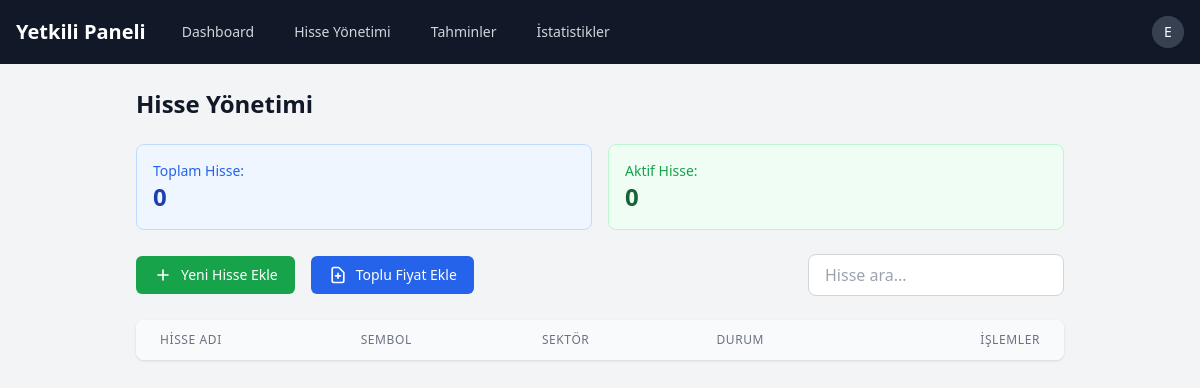
The page /stocks/ (signed in) on the database as committed earlier.
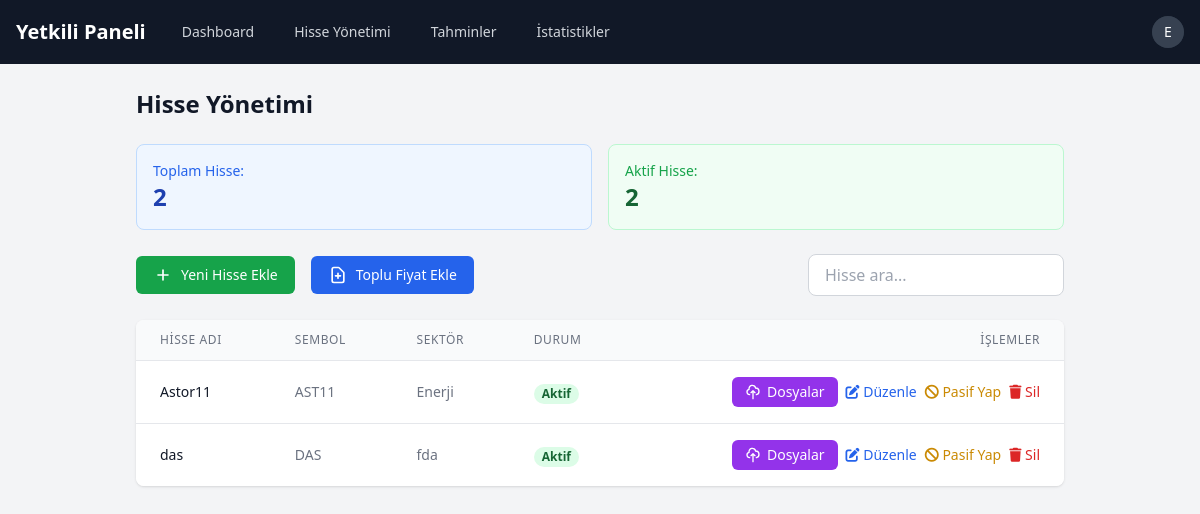
The same page on the database as committed later.
### Tahmin/models.py (models this page shows, shortened)
class Stock(models.Model):
    name = models.CharField(max_length=100, verbose_name="Hisse Adı")
    symbol = models.CharField(max_length=10, unique=True, verbose_name="Hisse Sembolü")
    description = models.TextField(null=True, blank=True, verbose_name="Açıklama")
    sector = models.CharField(max_length=100, null=True, blank=True, verbose_name="Sektör")
    created_at = models.DateTimeField(auto_now_add=True, verbose_name="Oluşturulma Tarihi")
    updated_at = models.DateTimeField(auto_now=True, verbose_name="Güncellenme Tarihi")
    is_active = models.BooleanField(default=True, verbose_name="Aktif mi?")
    class Meta:
        verbose_name = "Hisse"
        verbose_name_plural = "Hisseler"
        ordering = ['symbol']

### Tahmin/views.py (the view)
# urls.py: path('stocks/', views.stock_management, name='stock_management'),
@login_required
@user_passes_test(is_staff_user)
def stock_management(request):
    stocks = Stock.objects.all().order_by('symbol')
    context = {
        'stocks': stocks,
        'total_stocks': stocks.count(),
        'active_stocks': stocks.filter(is_active=True).count(),
    }
    return render(request, 'Tahmin/stock_management.html', context)

### Tahmin/views.py (called while the page is built)
def is_staff_user(user):
    return user.is_staff

### Tahmin/templates/Tahmin/stock_management.html (shortened to what this page needs)
{% extends 'Tahmin/admin_base.html' %}
{% block content %}
<div class="container mx-auto px-4 sm:px-6 lg:px-8">
    <h1 class="text-2xl font-semibold text-gray-900 mb-6">Hisse Yönetimi</h1>
    <div class="grid grid-cols-1 md:grid-cols-2 gap-4 mb-6">
        <div class="bg-blue-50 rounded-lg p-4 border border-blue-200">
            <div class="text-sm text-blue-600">Toplam Hisse:</div>
            <div class="text-2xl font-bold text-blue-800">{{ total_stocks }}</div>
        </div>
        <div class="bg-green-50 rounded-lg p-4 border border-green-200">
            <div class="text-sm text-green-600">Aktif Hisse:</div>
            <div class="text-2xl font-bold text-green-800">{{ active_stocks }}</div>
        </div>
    </div>
    <div class="flex justify-between items-center mb-6">
        <div class="flex space-x-4">
            <button onclick="showAddModal()" class="inline-flex items-center px-4 py-2 border border-transparent text-sm font-medium rounded-md text-white bg-green-600 hover:bg-green-700 focus:outline-none focus:ring-2 focus:ring-offset-2 focus:ring-green-500">
                <svg class="mr-2 h-5 w-5" fill="none" stroke="currentColor" viewBox="0 0 24 24">
                    <path stroke-linecap="round" stroke-linejoin="round" stroke-width="2" d="M12 6v6m0 0v6m0-6h6m-6 0H6"/>
                </svg>
                Yeni Hisse Ekle
            </button>
            <a href="{% url 'bulk_add_stock_prices' %}" class="inline-flex items-center px-4 py-2 border border-transparent text-sm font-medium rounded-md text-white bg-blue-600 hover:bg-blue-700 focus:outline-none focus:ring-2 focus:ring-offset-2 focus:ring-blue-500">
                <svg class="mr-2 h-5 w-5" fill="none" stroke="currentColor" viewBox="0 0 24 24">
                    <path stroke-linecap="round" stroke-linejoin="round" stroke-width="2" d="M9 13h6m-3-3v6m5 5H7a2 2 0 01-2-2V5a2 2 0 012-2h5.586a1 1 0 01.707.293l5.414 5.414a1 1 0 01.293.707V19a2 2 0 01-2 2z"/>
                </svg>
                Toplu Fiyat Ekle
            </a>
        </div>
        <div class="relative">
            <input type="text" id="search" placeholder="Hisse ara..." class="w-64 px-4 py-2 rounded-lg border border-gray-300 focus:outline-none focus:ring-2 focus:ring-blue-500 focus:border-blue-500">
        </div>
    </div>
    <div class="bg-white shadow overflow-hidden sm:rounded-lg">
        <table class="min-w-full divide-y divide-gray-200">
            <thead class="bg-gray-50">
                <tr>
                    <th scope="col" class="px-6 py-3 text-left text-xs font-medium text-gray-500 uppercase tracking-wider">Hisse Adı</th>
                    <th scope="col" class="px-6 py-3 text-left text-xs font-medium text-gray-500 uppercase tracking-wider">Sembol</th>
                    <th scope="col" class="px-6 py-3 text-left text-xs font-medium text-gray-500 uppercase tracking-wider">Sektör</th>
                    <th scope="col" class="px-6 py-3 text-left text-xs font-medium text-gray-500 uppercase tracking-wider">Durum</th>
                    <th scope="col" class="px-6 py-3 text-right text-xs font-medium text-gray-500 uppercase tracking-wider">İşlemler</th>
                </tr>
            </thead>
            <tbody class="bg-white divide-y divide-gray-200">
                {% for stock in stocks %}
                <tr>
                    <td class="px-6 py-4 whitespace-nowrap text-sm font-medium text-gray-900">{{ stock.name }}</td>
                    <td class="px-6 py-4 whitespace-nowrap text-sm text-gray-500">{{ stock.symbol }}</td>
                    <td class="px-6 py-4 whitespace-nowrap text-sm text-gray-500">{{ stock.sector|default:"-" }}</td>
                    <td class="px-6 py-4 whitespace-nowrap">
                        <span class="px-2 inline-flex text-xs leading-5 font-semibold rounded-full {% if stock.is_active %}bg-green-100 text-green-800{% else %}bg-red-100 text-red-800{% endif %}">
                            {% if stock.is_active %}Aktif{% else %}Pasif{% endif %}
                        </span>
                    </td>
                    <td class="px-6 py-4 whitespace-nowrap text-right text-sm font-medium">
                        <div class="flex justify-end items-center space-x-2">
                            <a href="{% url 'stock_files' stock.id %}" class="inline-flex items-center px-3 py-1 border border-transparent text-sm font-medium rounded-md text-white bg-purple-600 hover:bg-purple-700 focus:outline-none">
                                <svg class="mr-1.5 h-4 w-4" fill="none" stroke="currentColor" viewBox="0 0 24 24">
                                    <path stroke-linecap="round" stroke-linejoin="round" stroke-width="2" d="M7 16a4 4 0 01-.88-7.903A5 5 0 1115.9 6L16 6a5 5 0 011 9.9M15 13l-3-3m0 0l-3 3m3-3v12"/>
                                </svg>
                                Dosyalar
                            </a>
                            <button onclick="showEditModal('{{ stock.id }}', '{{ stock.name }}', '{{ stock.symbol }}', '{{ stock.sector }}')" class="text-blue-600 hover:text-blue-900">
                                <i class="fas fa-edit"></i> Düzenle
                            </button>
                            <button onclick="toggleStatus('{{ stock.id }}', '{{ stock.is_active }}')" class="{% if stock.is_active %}text-yellow-600 hover:text-yellow-900{% else %}text-green-600 hover:text-green-900{% endif %}">
                                {% if stock.is_active %}
                                <i class="fas fa-ban"></i> Pasif Yap
                                {% else %}
                                <i class="fas fa-check"></i> Aktif Yap
                                {% endif %}
                            </button>
                            <button onclick="deleteStock('{{ stock.id }}')" class="text-red-600 hover:text-red-900">
                                <i class="fas fa-trash"></i> Sil
                            </button>
                        </div>
                    </td>
                </tr>
                {% endfor %}
            </tbody>
        </table>
    </div>
</div>
{% endblock %}

### Tahmin/templates/Tahmin/admin_base.html (shortened to what this page needs)
<!DOCTYPE html>
<html lang="tr">
<head>
    <script src="https://cdn.tailwindcss.com"></script>
    <link rel="stylesheet" href="https://cdnjs.cloudflare.com/ajax/libs/font-awesome/6.0.0/css/all.min.css">
</head>
<body class="bg-gray-100">
    <nav class="bg-gray-900">
        <div class="mx-auto px-4">
            <div class="flex justify-between h-16">
                <div class="flex">
                    <div class="flex-shrink-0 flex items-center">
                        <a href="{% url 'admin_dashboard' %}" class="text-white text-xl font-bold">
                            Yetkili Paneli
                        </a>
                    </div>
                    <div class="hidden md:ml-6 md:flex md:items-center md:space-x-4">
                        <a href="{% url 'admin_dashboard' %}" class="text-gray-300 hover:bg-gray-700 hover:text-white px-3 py-2 rounded-md text-sm font-medium">
                            Dashboard
                        </a>
                        <a href="{% url 'stock_management' %}" class="text-gray-300 hover:bg-gray-700 hover:text-white px-3 py-2 rounded-md text-sm font-medium">
                            Hisse Yönetimi
                        </a>
                        <a href="#" class="text-gray-300 hover:bg-gray-700 hover:text-white px-3 py-2 rounded-md text-sm font-medium">
                            Tahminler
                        </a>
                        <a href="#" class="text-gray-300 hover:bg-gray-700 hover:text-white px-3 py-2 rounded-md text-sm font-medium">
                            İstatistikler
                        </a>
                    </div>
                </div>
                <div class="flex items-center">
                    <div class="relative ml-3">
                        <button id="dropdownButton" type="button" class="flex items-center max-w-xs bg-gray-800 rounded-full text-sm focus:outline-none focus:ring-2 focus:ring-offset-2 focus:ring-offset-gray-800 focus:ring-white" aria-expanded="false" aria-haspopup="true">
                            <div class="h-8 w-8 rounded-full bg-gray-700 flex items-center justify-center text-white">
                                {{ request.user.username|make_list|first|upper }}
                            </div>
                        </button>
                    </div>
                </div>
            </div>
        </div>
    </nav>
    <div class="container mx-auto mt-6 px-4">
        {% block content %}{% endblock %}
    </div>
</body>
</html>

Rows that differ between the two databases and show on the page:
added Stock: name "Astor11", symbol "AST11", sector "Enerji", is_active "Aktif"
added Stock: name "das", symbol "DAS", sector "fda", is_active "Aktif"
Other text that changed with them:
{{ total_stocks }}: "0" → "2"
{{ active_stocks }}: "0" → "2"
